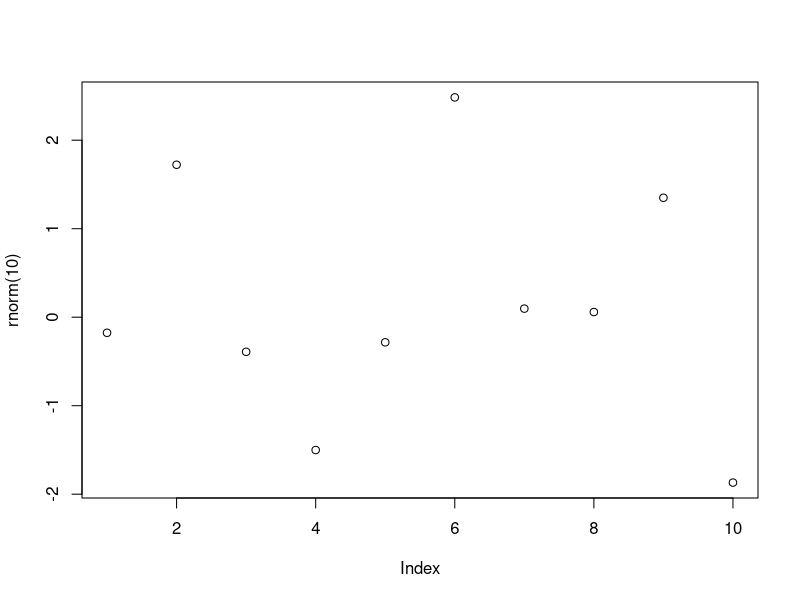

Write the R code that produced this figure.
## ---- chunk 1
plot(rnorm(10))
